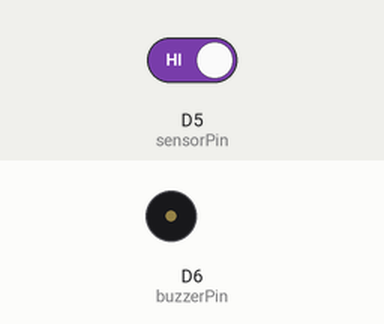
This sketch was run on a simulated ESP8266 (NodeMCU). On the bench: buzzer (waves = sounding, pin HIGH). The inputs (shaded band) are chosen by the test bench; at power-on: D5 (sensorPin) HIGH. WiFi joins after 1.5 s; servers stay silent unless stated; what the sketch prints to the serial monitor is not drawn.

Above: at 3.0 s.
3.1 s: D5 (sensorPin) driven LOW
At 4.2 s:
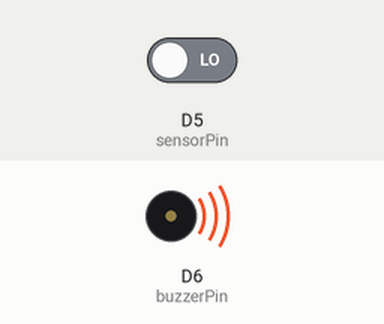
4.8 s: D5 (sensorPin) driven HIGH
At 5.6 s:
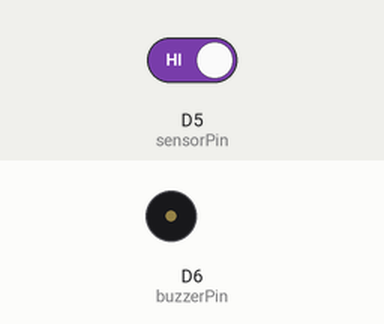
Timing chart, 0 to 7.8 s (numbered marks = the images above; inputs shaded):
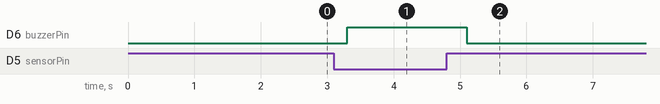

The sketch:

CODINGAN_PROJECT_SENSOR_PINTU.ino
```cpp
#include <ESP8266WiFi.h>
#include <WiFiClientSecure.h>
#include <UniversalTelegramBot.h>

// konfigurasi WiFi
const char* ssid = "masukan nama wifi"; //Ganti dengan nama wifi kalian
const char* password = "masukan password wifi"; // paswword wifi kalian

// bot Telegram
#define BOT_TOKEN "masukkan token bot " //token bot telegram "wadah pesan"
#define CHAT_ID "masukan id telegram" //id telegram agar dapat mengirim pesan ke pengguna

WiFiClientSecure client;
UniversalTelegramBot bot(BOT_TOKEN, client);

// **Konfigurasi pin**
const int sensorPin = D5; //pin sensor infrared
const int buzzerPin = D6; //pin buzzer atau alarm
int lastSensorState = HIGH; //status awal sensor (pintu tertutup/tidak ada objek)
void setup() {
  Serial.begin(115200);
  pinMode(sensorPin, INPUT);
  pinMode(buzzerPin, OUTPUT);
  digitalWrite(buzzerPin, LOW);

  // Koneksi WiFi
  Serial.print("Menghubungkan ke WiFi...");
  WiFi.begin(ssid, password);
  while (WiFi.status() != WL_CONNECTED) {
    delay(500);
    Serial.print(".");
  }
  Serial.println(" Terhubung!");

  // Koneksi aman untuk Telegram
  client.setInsecure();

  // Notifikasi awal
  bot.sendMessage(CHAT_ID, "Sistem Sensor Pintu Aktif", "");
}

void loop() {
  // Membaca status sensor
  int sensorState = digitalRead(sensorPin);

  // Mengecek apakah ada perubahan status pada sensor
  if (sensorState != lastSensorState) {
    lastSensorState = sensorState;

    if (sensorState == LOW) {
      Serial.println("PINTU ADA YANG BUKA!");
      digitalWrite(buzzerPin, HIGH);
      bot.sendMessage(CHAT_ID, "PINTU ADA YANG BUKA!", "");
    } else {
      Serial.println("Pintu tertutup.");
      digitalWrite(buzzerPin, LOW);
      bot.sendMessage(CHAT_ID, "Pintu tertutup.", "");
    }
  }
  delay(500);
}
```

Measured:
- after the input at 3.1 s, D6 (buzzerPin): LOW → HIGH after 0.20 s
- after the input at 4.8 s, D6 (buzzerPin): HIGH → LOW after 0.30 s
